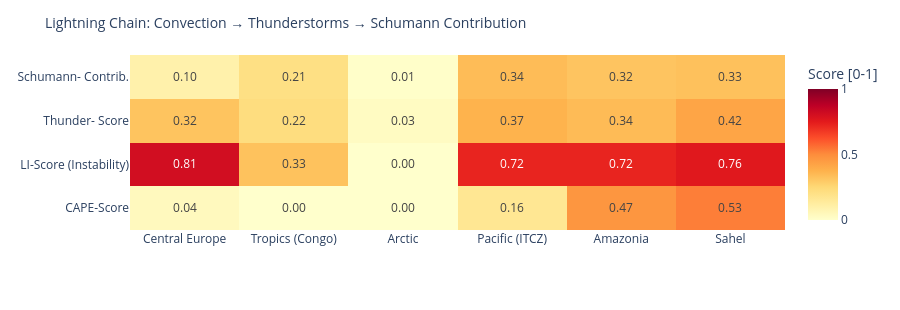

The notebook cell saved with this chart:
### Code cell
# ============================================================
# LIGHTNING CHAIN: Convection → Thunderstorms → Schumann
# Shows the causal chain per measurement point as heatmap
# ============================================================

def cape_score(v):
    """CAPE → normalized score [0,1]"""
    if v is None or pd.isna(v): return 0.0
    return min(1.0, float(v) / 3000)

def li_score(v):
    """Lifted Index: negative = unstable → score [0,1]"""
    if v is None or pd.isna(v): return 0.3
    return min(1.0, max(0.0, (-float(v) + 6) / 12))

def cloud_score(v):
    if v is None or pd.isna(v): return 0.3
    return float(v) / 100

def thunder_score(row):
    """Kombinierter Gewitterwahrscheinlichkeits-Score
    CAPE + LI + Bedeckung + WMO-Gewitter + konvektiver Niederschlag (showers)
    Hinweis: X-Ray und Kp sind kein Bestandteil – nur geomagn./solarer Kontext.
    """
    cs = cape_score(row.get('cape'))
    ls = li_score(row.get('li'))
    cl = cloud_score(row.get('cloud'))
    t  = 1.0 if row.get('thunderstorm') else 0.0
    # Convective precipitation (showers) as additional indicator
    sh = min(1.0, (row.get('showers') or 0) / 5.0)
    return round(cs * 0.30 + ls * 0.25 + cl * 0.15 + t * 0.20 + sh * 0.10, 3)

def schumann_contribution(t_score, lat):
    """Schumann contribution: higher in tropics (±30°), scaled by thunderstorm score"""
    lat_weight = max(0.3, 1.0 - abs(lat) / 60)
    return round(t_score * lat_weight, 3)

df_atm['cape_score']   = df_atm.apply(lambda r: cape_score(r['cape']), axis=1)
df_atm['li_score']     = df_atm.apply(lambda r: li_score(r['li']),    axis=1)
df_atm['thunder_score']= df_atm.apply(lambda r: thunder_score(r.to_dict()), axis=1)
df_atm['schumann_contribution'] = df_atm.apply(
    lambda r: schumann_contribution(r['thunder_score'], r['lat']), axis=1)

metrics = ['cape_score', 'li_score', 'thunder_score', 'schumann_contribution']
labels  = ['CAPE-Score', 'LI-Score\n(Instability)', 'Thunder-\nScore', 'Schumann-\nContrib.']
z_data  = [df_atm[m].tolist() for m in metrics]

fig = go.Figure(go.Heatmap(
    z=z_data,
    x=df_atm['point'].tolist(),
    y=labels,
    colorscale='YlOrRd',
    zmin=0, zmax=1,
    text=[[f'{v:.2f}' for v in row] for row in z_data],
    texttemplate='%{text}', textfont=dict(size=12),
    colorbar=dict(title='Score [0-1]')
))
fig.update_layout(
    title=dict(text='Lightning Chain: Convection → Thunderstorms → Schumann Contribution', font=dict(size=14)),
    height=310,
    plot_bgcolor='rgba(0,0,0,0)', paper_bgcolor='rgba(0,0,0,0)',
    margin=dict(l=130, r=80, t=55, b=80)
)
fig.show()

### Figure 1 — Plotly figure (JSON) as saved in the notebook; plotly's stock layout.template omitted (floating-point values rounded to 4 significant figures)
{"data": [{"colorbar": {"title": {"text": "Score [0-1]"}}, "colorscale": [[0.0, "rgb(255,255,204)"], [0.125, "rgb(255,237,160)"], [0.25, "rgb(254,217,118)"], [0.375, "rgb(254,178,76)"], [0.5, "rgb(253,141,60)"], [0.625, "rgb(252,78,42)"], [0.75, "rgb(227,26,28)"], [0.875, "rgb(189,0,38)"], [1.0, "rgb(128,0,38)"]], "text": [["0.04", "0.00", "0.00", "0.16", "0.47", "0.53"], ["0.81", "0.33", "0.00", "0.72", "0.72", "0.76"], ["0.32", "0.22", "0.03", "0.37", "0.34", "0.42"], ["0.10", "0.21", "0.01", "0.34", "0.32", "0.33"]], "textfont": {"size": 12}, "texttemplate": "%{text}", "type": "heatmap", "x": ["Central Europe", "Tropics (Congo)", "Arctic", "Pacific (ITCZ)", "Amazonia", "Sahel"], "y": ["CAPE-Score", "LI-Score\n(Instability)", "Thunder-\nScore", "Schumann-\nContrib."], "z": [[0.04, 0.0, 0.0, 0.1633, 0.47, 0.53], [0.8083, 0.325, 0.0, 0.725, 0.725, 0.7583], [0.318, 0.224, 0.027, 0.373, 0.345, 0.418], [0.095, 0.209, 0.008, 0.342, 0.316, 0.327]], "zmax": 1, "zmin": 0}], "layout": {"height": 310, "margin": {"b": 80, "l": 130, "r": 80, "t": 55}, "paper_bgcolor": "rgba(0,0,0,0)", "plot_bgcolor": "rgba(0,0,0,0)", "title": {"font": {"size": 14}, "text": "Lightning Chain: Convection → Thunderstorms → Schumann Contribution"}}}
